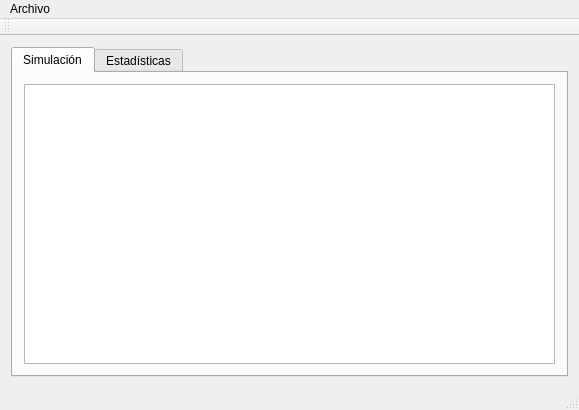
<?xml version="1.0" encoding="UTF-8"?>
<ui version="4.0">
 <class>MainWindow</class>
 <widget class="QMainWindow" name="MainWindow">
  <property name="geometry">
   <rect>
    <x>0</x>
    <y>0</y>
    <width>579</width>
    <height>410</height>
   </rect>
  </property>
  <property name="windowTitle">
   <string>MainWindow</string>
  </property>
  <widget class="QWidget" name="centralWidget">
   <layout class="QHBoxLayout" name="horizontalLayout">
    <item>
     <widget class="QTabWidget" name="tabWidget">
      <property name="currentIndex">
       <number>0</number>
      </property>
      <widget class="QWidget" name="tab">
       <attribute name="title">
        <string>Simulación</string>
       </attribute>
       <layout class="QVBoxLayout" name="verticalLayout">
        <item>
         <widget class="QGraphicsView" name="graphicsView"/>
        </item>
       </layout>
      </widget>
      <widget class="QWidget" name="tab_2">
       <attribute name="title">
        <string>Estadísticas</string>
       </attribute>
       <layout class="QFormLayout" name="formLayout">
        <item row="0" column="0">
         <widget class="QLabel" name="labelTextoNumero">
          <property name="text">
           <string>Procesos simulados</string>
          </property>
         </widget>
        </item>
        <item row="0" column="1">
         <widget class="QLabel" name="labelNumero">
          <property name="text">
           <string>0</string>
          </property>
         </widget>
        </item>
       </layout>
      </widget>
     </widget>
    </item>
   </layout>
  </widget>
  <widget class="QMenuBar" name="menuBar">
   <property name="geometry">
    <rect>
     <x>0</x>
     <y>0</y>
     <width>579</width>
     <height>22</height>
    </rect>
   </property>
   <widget class="QMenu" name="menuArchivo">
    <property name="title">
     <string>Archivo</string>
    </property>
    <addaction name="actionSalir"/>
   </widget>
   <addaction name="menuArchivo"/>
  </widget>
  <widget class="QToolBar" name="mainToolBar">
   <attribute name="toolBarArea">
    <enum>TopToolBarArea</enum>
   </attribute>
   <attribute name="toolBarBreak">
    <bool>false</bool>
   </attribute>
  </widget>
  <widget class="QStatusBar" name="statusBar"/>
  <action name="actionSalir">
   <property name="text">
    <string>Salir</string>
   </property>
  </action>
 </widget>
 <layoutdefault spacing="6" margin="11"/>
 <resources/>
 <connections/>
</ui>
